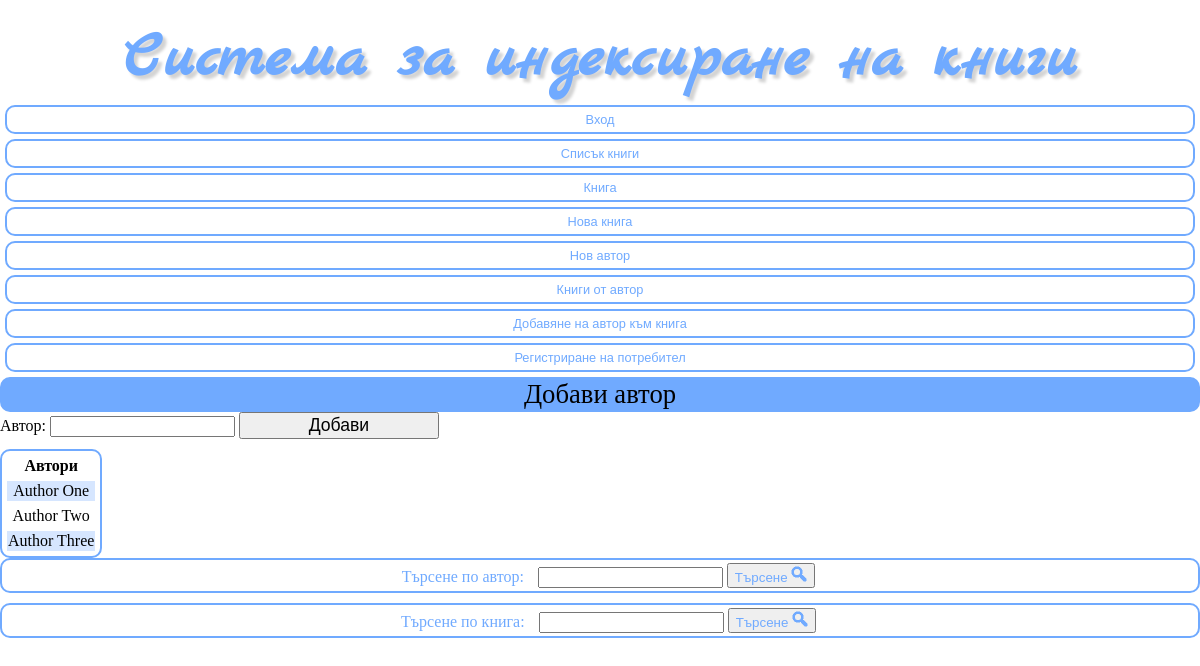
Page /add_author.php on the committed database.
### tables this page shows
CREATE TABLE IF NOT EXISTS `authors` (
  `author_id` int(11) NOT NULL AUTO_INCREMENT,
  `author_name` varchar(250) NOT NULL,
  PRIMARY KEY (`author_id`)
);

### add_author.php (the view, shortened to what this page needs)
<?php
include 'includes' . DIRECTORY_SEPARATOR . 'header.php';
	include 'includes' . DIRECTORY_SEPARATOR . 'nav.php';
	?>
	<section class="grid_8">
		<header>
			Добави автор
		</header>
		<form action="" method="GET">
			<label>
				Автор:
				<input type="text" required name="author" />
			</label>
			<input type="submit" value="Добави" />
		</form>
		<table class="msg">
			<tr>
				<th>Автори</th>
			</tr>
			<?php
			$connection = db_connect();
			$query = 'SELECT author_name FROM authors';
			$q = mysqli_query($connection, $query) or $error = 'Възникна грешка!<br>Моля, опитайте по-късно!';
			while ($row = mysqli_fetch_assoc($q))
			{
				echo '<tr><td>' . $row['author_name'] . '</td></tr>';
			}
			?>
		</table>
	</section>
	<?php
	include 'includes' . DIRECTORY_SEPARATOR . 'aside.php';
include 'includes' . DIRECTORY_SEPARATOR . 'footer.php';
?>

### css/main.css (style rules this page uses)
body { margin: 0 auto; height: 100%; }
header { text-align: center }
section { overflow: hidden; font-family: "Times New Roman", serif; }
section > header { font-size: 20pt; font-weight: 500; background-color: #70AAFF; border: 2px solid #70AAFF; border-radius: 10px; }
table.msg { float: left; margin-top: 10px; border: 2px solid #70AAFF; border-spacing: 5px; border-radius: 10px; overflow: auto; }
table.msg tr { border: 2px solid #70AAFF; border-radius: 5px; }
table.msg tr:nth-child(even) th:nth-child(odd), table.msg tr:nth-child(even) td:nth-child(odd) { background-color: #D6E6FF; }
table.msg th, table.msg td { text-align: center; vertical-align: middle; }
input[type="submit"] { width: 200px; font-size: 1.1em; }

### rows in the picture
authors: author_name "Author One"
authors: author_name "Author Two"
authors: author_name "Author Three"

### other values in the picture
$heading "Система за индексиране на книги"
